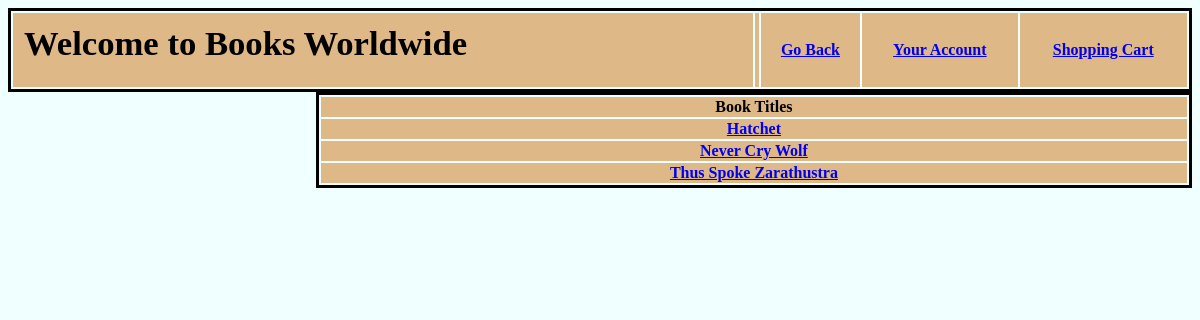
Page /filter.php?Filer=Non-Fiction on the committed database.
### tables this page shows
CREATE TABLE Books(
    ISBN varchar(255) not null,
    Title varchar(255) not null,
    PublicationDate date,
    UserReviews varchar(255),
    Price decimal(10,2) not null, 
    SupplierID int not null,
    Primary Key(ISBN),
    Foreign Key(SupplierID) 
	references Supplier(SupplierID)
	on delete cascade
);

### filter.php (the view, shortened to what this page needs)
<html>
	<head>
        <link rel="stylesheet" href="mainstyle.css">
    </head>
    <body>
    <table class="thetable">
            <tr>
            <th><h1>Welcome to Books Worldwide</h1></th>
            <th>
            </th>
            <th><p><a href="mainpage.php">Go Back</a> </p></th>
            <th><p><a href="cPage.php">Your Account</a> </p></th>
            <th><p><a href="shoppingCart.php">Shopping Cart</a> </p></th>
            </tr>
        </table>
    <?php
    include("connectiondb.php");
    if(mysqli_connect_error()){
        die('Connect Error('.mysqli_connect_error().')'.mysqli_connect_error());
    }else{
        if(isset($_GET['Filer']))
        {
        $itemFilter = $_GET['Filer'];
        $sqlgetBook = "SELECT s.Title FROM books s, assigned_to t, book_categories l WHERE l.CategoryDescription='$itemFilter' AND
        l.CategoryCode = t.CategoryCode AND t.ISBN = s.ISBN";
        $query = mysqli_query($conn, $sqlgetBook) or die('Error');
        if(mysqli_num_rows($query)!= 0)
        {
    echo "<table class = 'phptable'>";
    echo "<tr><th>Book Titles</th></tr>";
    while($row = mysqli_fetch_array($query, MYSQLI_ASSOC)) {
        echo '<tr><th><a href="bookpage.php?title='.$row['Title'].'">'.$row['Title'].'<a/></tr></th>';
    }
    echo "</table>";
        }
    }
}
    ?>
</html>

### mainstyle.css (style rules this page uses)
h1 { text-align: left; font-size: 26pt; padding-left: 10px; padding-top: 10px; }
.thetable { border-style: solid; border-color: black; width: 100%; text-align: center; }
.phptable { width: 74%; float: right; border-style: solid; border-color: black; text-align: center; }
tr { background-color: burlywood; }
body { background-color: azure; font-family: 'Times New Roman', Times, serif; }

### rows in the picture
books: Title "Hatchet"
books: Title "Never Cry Wolf"
books: Title "Thus Spoke Zarathustra"
